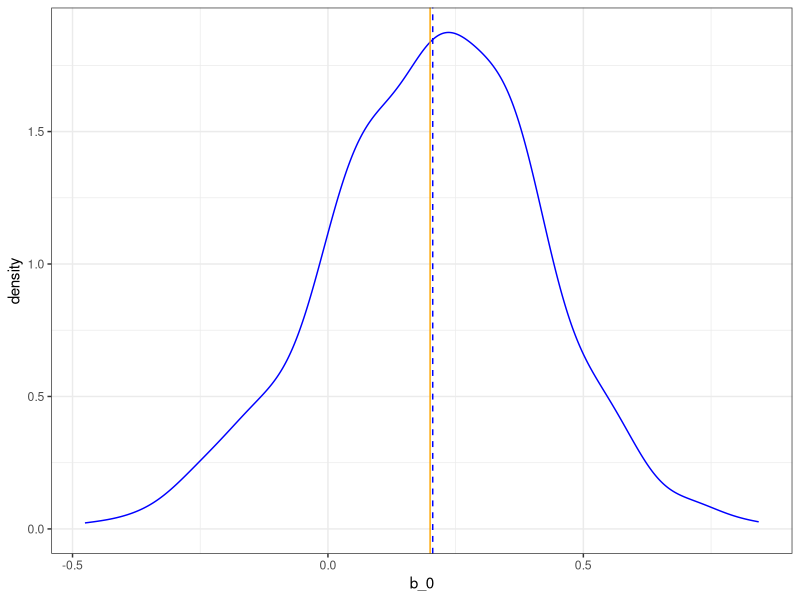
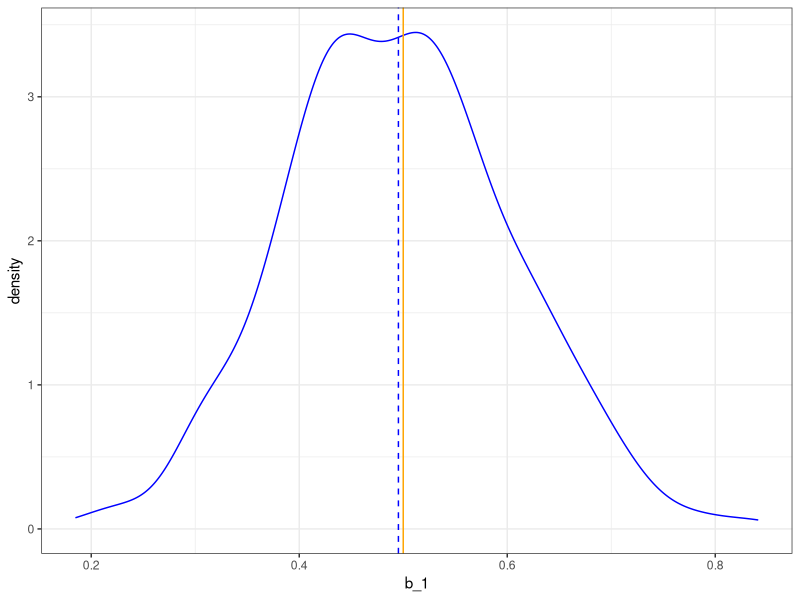
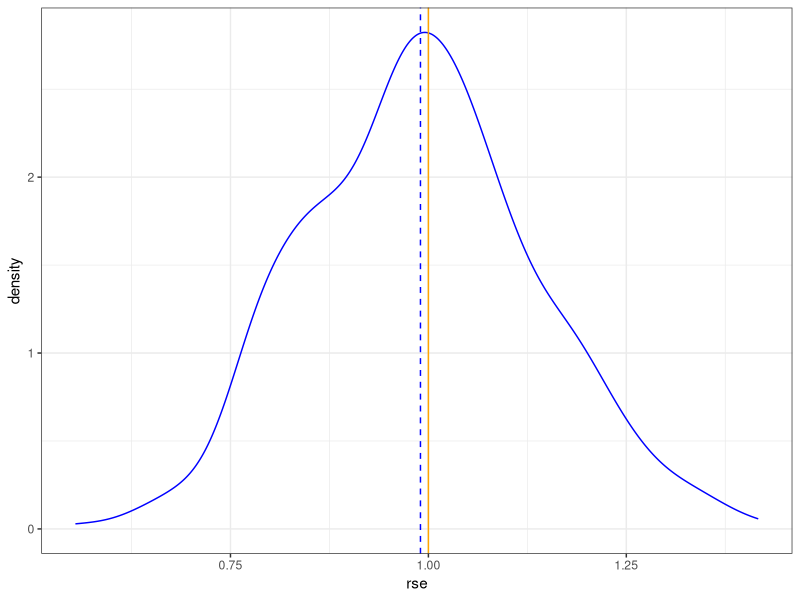

Generate these figures, in order, with R:
library(tidyverse)


##################################################
### Simulating data from a KNOWN simple regression model
### to explore distributions of coefficient estimates
##################################################

# Set up KNOWN parameters in simulation 
beta = c(0.2, 0.5)
n = 25
trials = 500 #Number of trials


# Simulate x-values to use in each trial of the simulation
set.seed(123456) #Make simulation reproducible
x = runif(n, min = -3, max = 3)


# Set up empty list to store simulation results
my_estimates = vector(mode = "list", length = trials)


# Repeat the following steps in the simulation
for(i in 1:trials){
  # 1. Simulate the y values
  y = beta[1] + beta[2] * x + rnorm(n, mean = 0, sd = 1)
  
  # 2. Fit regression model to simulated y values and X
  fitted_model = lm(y ~ 1 + x)
  
  # 3. Store estimated values in my_estimates matrix (in the first and second element of the ith list slot)
  my_estimates[[i]][1] = coef(fitted_model)[[1]] #Extract intercept estimate
  my_estimates[[i]][2] = coef(fitted_model)[[2]] #Extract slope estimate
  my_estimates[[i]][3] = summary(fitted_model)$sigma #Extract residual standard error estimate
}




# Convert the list to a data frame for easier computing
results = data.frame(do.call(rbind, my_estimates))
names(results) = c("b_0", "b_1", "rse") #name columns

# Examine b
head(results)




# Examine beta_0 estimates
ggplot(data = results, aes(x = b_0)) +
  geom_density(color = "blue") +
  geom_vline(xintercept = mean(results$b_0), color = "blue", linetype = "dashed") + #Average of b_0 estimates
  geom_vline(xintercept = 0.2, color = "orange") + #Population beta_0 value
  theme_bw()

mean(results$b_0)
sd(results$b_0)


# Examine beta_1 estimates
ggplot(data = results, aes(x = b_1)) +
  geom_density(color = "blue") +
  geom_vline(xintercept = mean(results$b_1), color = "blue", linetype = "dashed") + #Average of b_1 estimates
  geom_vline(xintercept = 0.5, color = "orange") + #Population beta_1 value
  theme_bw()

mean(results$b_1)
sd(results$b_1)


# Examine residual standard error estimates
ggplot(data = results, aes(x = rse)) +
  geom_density(color = "blue") +
  geom_vline(xintercept = mean(results$rse), color = "blue", linetype = "dashed") + #Average of rse estimates
  geom_vline(xintercept = 1, color = "orange") + #Population sigma value
  theme_bw()

mean(results$rse)
sd(results$rse)



